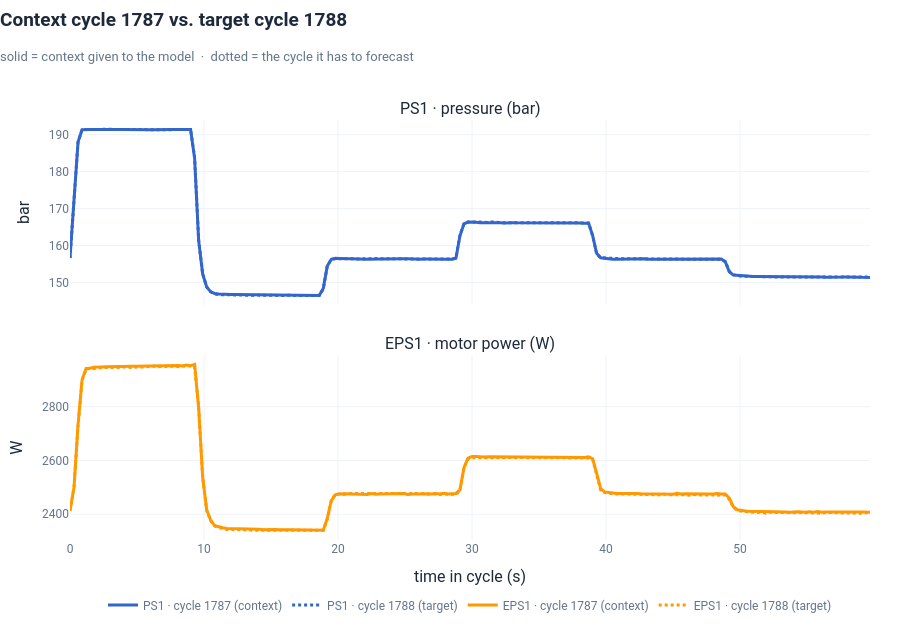

The cell this chart's notebook holds for it:
### Markdown cell above
## 2. The context cycle and the target cycle

A cycle is a fixed 60 s load profile, so consecutive cycles are almost identical. The plot overlays the context
cycle 1787 (solid) and the target cycle 1788 (dotted) for both sensors. PS1 (pressure) and EPS1 (motor power) live on
very different scales, but they move together.

### Code cell
fig = make_subplots(rows=2, cols=1, shared_xaxes=True, vertical_spacing=0.12,
                    subplot_titles=("PS1 · pressure (bar)", "EPS1 · motor power (W)"))
for sensor, color, unit, fmt, row in [("PS1", C_CTX, "bar", ".1f", 1), ("EPS1", C_EPS1, "W", ".0f", 2)]:
    for pos, role, dash in [(CTX_POS, "context", "solid"), (TGT_POS, "target", "dot")]:
        label = f"{sensor} · cycle {CYCLE_IDS[pos]} ({role})"
        fig.add_trace(go.Scatter(x=t_cycle, y=data[sensor][pos], name=label, mode="lines", line=dict(color=color, width=3, dash=dash),
                                 hovertemplate=f"%{{y:{fmt}}} {unit}<extra>cycle {CYCLE_IDS[pos]}</extra>"), row=row, col=1)

fig.update_layout(
    title=dict(text=f"Context cycle {CONTEXT_ID} vs. target cycle {TARGET_ID}",
               subtitle=dict(text="solid = context given to the model  ·  dotted = the cycle it has to forecast")),
    height=640, margin=dict(t=120), legend_y=-0.12,
)
fig.update_xaxes(title_text="time in cycle (s)", row=2, col=1)
fig.update_yaxes(title_text="bar", row=1, col=1)
fig.update_yaxes(title_text="W", row=2, col=1)
show(fig, "context-vs-target")

### Figure 1 — Plotly figure (JSON) as saved in the notebook; plotly's stock layout.template omitted (floating-point values rounded to 4 significant figures; data arrays with more than 128 entries replaced by an {"elided": "..."} marker saying what was removed)
{"data": [{"hovertemplate": "%{y:.1f} bar<extra>cycle 1787</extra>", "line": {"color": "#3366CC", "dash": "solid", "width": 3}, "mode": "lines", "name": "PS1 · cycle 1787 (context)", "type": "scatter", "x": {"elided": "200 float values"}, "xaxis": "x", "y": {"elided": "200 float values"}, "yaxis": "y"}, {"hovertemplate": "%{y:.1f} bar<extra>cycle 1788</extra>", "line": {"color": "#3366CC", "dash": "dot", "width": 3}, "mode": "lines", "name": "PS1 · cycle 1788 (target)", "type": "scatter", "x": {"elided": "200 float values"}, "xaxis": "x", "y": {"elided": "200 float values"}, "yaxis": "y"}, {"hovertemplate": "%{y:.0f} W<extra>cycle 1787</extra>", "line": {"color": "#FF9900", "dash": "solid", "width": 3}, "mode": "lines", "name": "EPS1 · cycle 1787 (context)", "type": "scatter", "x": {"elided": "200 float values"}, "xaxis": "x2", "y": {"elided": "200 float values"}, "yaxis": "y2"}, {"hovertemplate": "%{y:.0f} W<extra>cycle 1788</extra>", "line": {"color": "#FF9900", "dash": "dot", "width": 3}, "mode": "lines", "name": "EPS1 · cycle 1788 (target)", "type": "scatter", "x": {"elided": "200 float values"}, "xaxis": "x2", "y": {"elided": "200 float values"}, "yaxis": "y2"}], "layout": {"annotations": [{"font": {"size": 16}, "showarrow": false, "text": "PS1 · pressure (bar)", "x": 0.5, "xanchor": "center", "xref": "paper", "y": 1.0, "yanchor": "bottom", "yref": "paper"}, {"font": {"size": 16}, "showarrow": false, "text": "EPS1 · motor power (W)", "x": 0.5, "xanchor": "center", "xref": "paper", "y": 0.44, "yanchor": "bottom", "yref": "paper"}], "height": 640, "legend": {"y": -0.12}, "margin": {"t": 120}, "title": {"subtitle": {"text": "solid = context given to the model  ·  dotted = the cycle it has to forecast"}, "text": "Context cycle 1787 vs. target cycle 1788"}, "xaxis": {"anchor": "y", "domain": [0.0, 1.0], "matches": "x2", "showticklabels": false}, "xaxis2": {"anchor": "y2", "domain": [0.0, 1.0], "title": {"text": "time in cycle (s)"}}, "yaxis": {"anchor": "x", "domain": [0.56, 1.0], "title": {"text": "bar"}}, "yaxis2": {"anchor": "x2", "domain": [0.0, 0.44], "title": {"text": "W"}}}}
